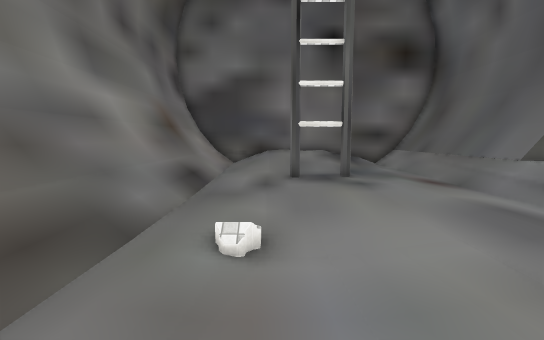
View 1 (above)

12 first-person views from a walk through a 3-D level made in the Unity game engine. The camera is 1.5 m above the floor, tilts 6° down and sees 85° across. The floor is counted in squares, 1 m on a side. Each view is taken from the middle of a square. On the plan, view 1 faces up. The plan holds only what a view shows up to about 15 squares ahead; the rest is blank. The place goes on beyond the plan. Some surface patterns are stand-ins.

View 2
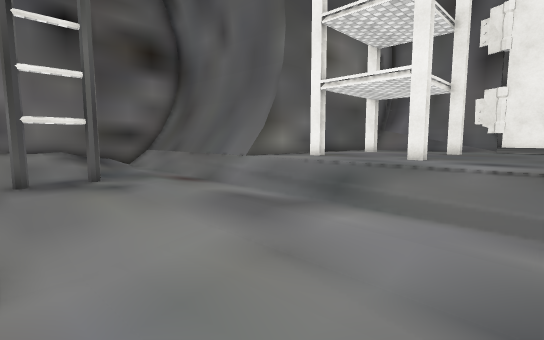

View 3
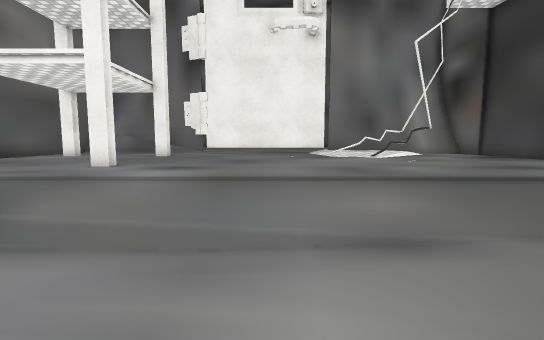

View 4
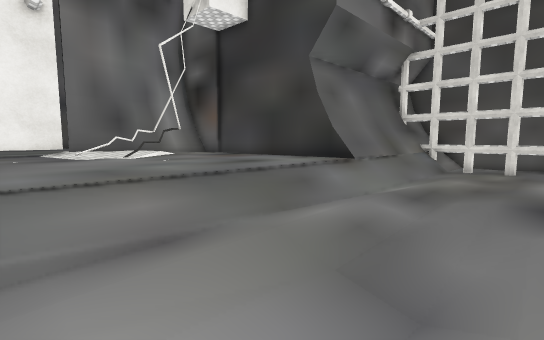

View 5
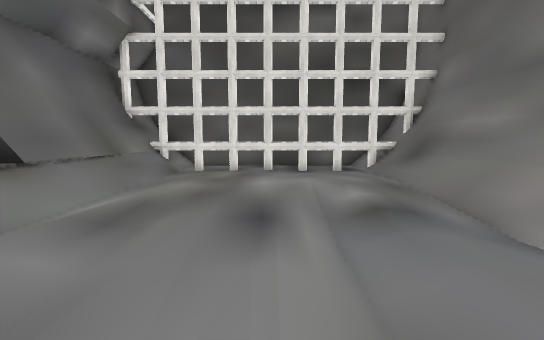

View 6
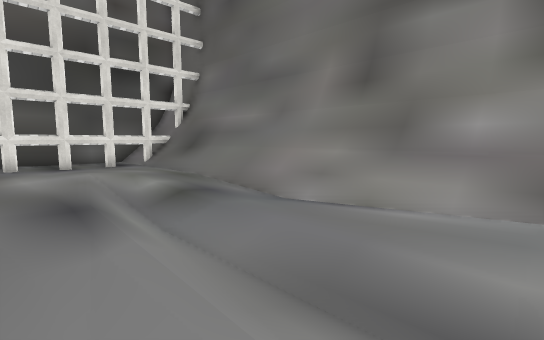

View 7
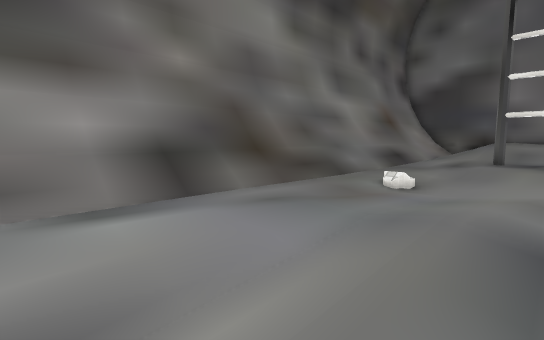

View 8
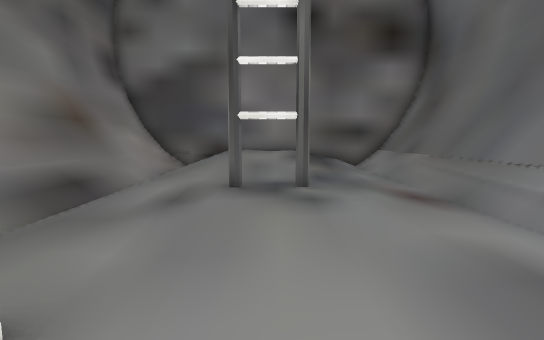

View 9
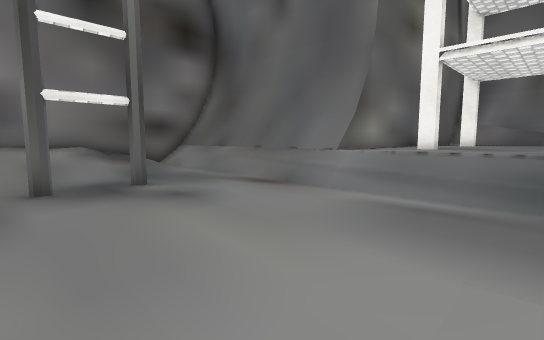

View 10
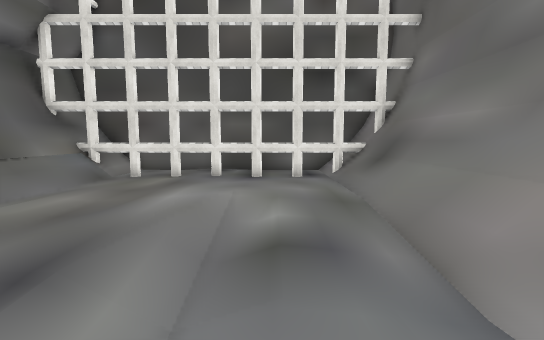

View 11
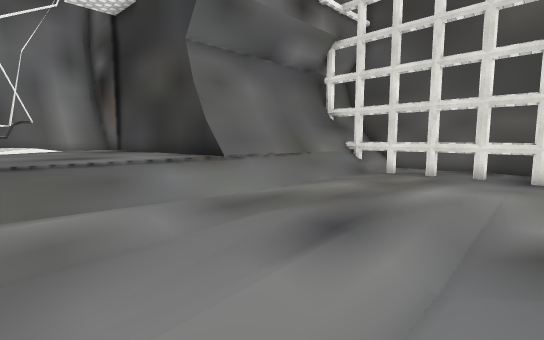

View 12
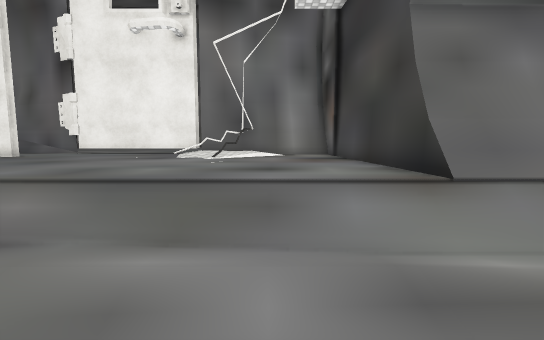

### Floor plan
Key: @ floor where view 1 was taken; # wall or solid block; x gap in a wall; . main floor; : floor 0.25 m higher than the main floor; - floor 0.25 m lower than the main floor; _ floor 0.5 m lower than the main floor; + floor 0.75 m higher than the main floor; * floor 1 m higher than the main floor; / step, stairs or slope; = window, fence, low wall or low ledge; O other object.
Columns run from 4 left of view 1 to 17 right of it. Each row starts with its distance up from view 1.
 18 #############
 17 #////////:.=#
 16 #////////:.O#
 15 #////////:.O#
 14 #/./////...=#
 13 #/..:......=#
 12 #/...#.#...O#
 11 #/.........=#
 10 #/.........=##
  9 #/......:../########
  8 #/......:../+++++++ ##
  7 #/..--..:../++#+++#  #
  6 #/..---.:../+++++++++#
  5 #/.//-//:../+++++++++#
  4 #/.----.:../+++++++++#
  3 #/.---..:../++#+++#+##
  2 #/.---..:../++++++++#
  1 #/......:.//++++++++#
  0 #/..@.....//++++++++#
 -1 #/...-.-..//++++++++#
 -2 #/...-.-/.//++++++++#
 -3 #/...-.-/://+++++++*#
 -4 #/../_._/:./++++++**#
 -5 #/../_.//:./+++++=**#
 -6 #/..._//.:./++++##/*#
 -7 #//..-//.:./++++++++#
 -8 #//-.//:.:./++++++++#
 -9 #//.//::.:./++++++++#
-10 #/////::.:./=########
-11 #/-.//:..:.=##
-12 #/.../:..../#
-13 #/...:...../#
-14 #/........./#
-15 #/........./#
-16 #/........./#
-17 #/........./#
-18 ###x#xx#xx#x#
-19 #O.........O#
-20 #############

Where each view was taken, in squares from view 1:
view 1: 0 up, 0 right, facing up
view 2: 0 up, 0 right, facing up-right
view 3: 1 down, 2 right, facing right
view 4: 1 down, 2 right, facing down-right
view 5: 4 down, 2 right, facing down
view 6: 4 down, 3 right, facing down-left
view 7: 4 down, 3 right, facing up-left
view 8: 3 up, 2 right, facing up
view 9: 4 up, 0 right, facing up-right
view 10: 6 down, 0 right, facing down
view 11: 5 down, 0 right, facing down-right
view 12: 7 down, 2 right, facing right
